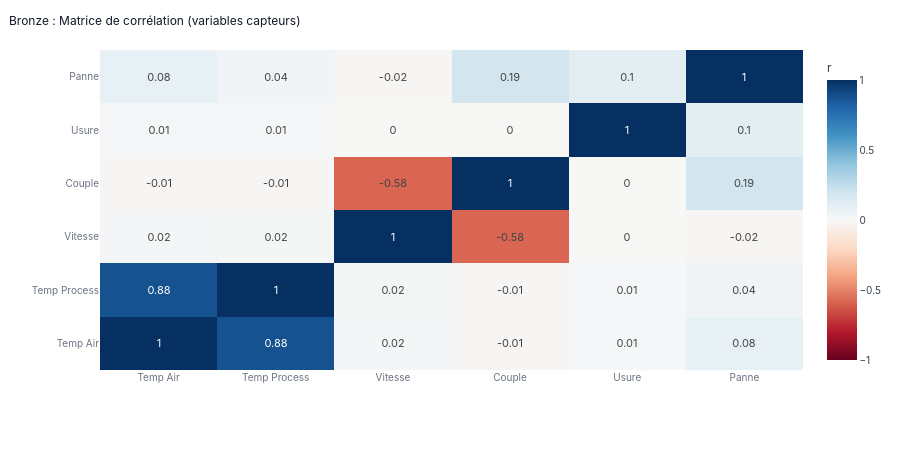

The notebook cell saved with this chart:
### Code cell
print("\n── Plot 3 : Matrice de corrélation ──")

corr_cols = ['Air temperature [K]', 'Process temperature [K]',
             'Rotational speed [rpm]', 'Torque [Nm]',
             'Tool wear [min]', 'Machine failure']
corr = df[corr_cols].corr().round(3)

labels = ['Temp Air', 'Temp Process', 'Vitesse', 'Couple', 'Usure', 'Panne']

LAYOUT_CORR = {k: v for k, v in LAYOUT.items() if k != 'margin'}

fig3 = go.Figure(go.Heatmap(
    z=corr.values,
    x=labels, y=labels,
    colorscale='RdBu',
    zmid=0, zmin=-1, zmax=1,
    text=corr.values.round(2),
    texttemplate='%{text}',
    textfont=dict(size=11),
    hovertemplate='%{y} / %{x}<br>Corrélation : %{z:.3f}<extra></extra>',
    colorbar=dict(title='r', tickfont=dict(size=10))
))

fig3.update_layout(
    **LAYOUT_CORR,
    title=dict(text='Bronze : Matrice de corrélation (variables capteurs)',
               font=dict(size=12, color='#111827'), x=0.01),
    height=450,
    margin=dict(l=100, r=20, t=50, b=80),
    xaxis=dict(tickfont=dict(size=10, color='#6b7280')),
    yaxis=dict(tickfont=dict(size=10, color='#6b7280'))
)

fig3.show()
save_fig(fig3, 'plot3_correlation')

### Figure 1 — Plotly figure (JSON) as saved in the notebook; plotly's stock layout.template omitted (floating-point values rounded to 4 significant figures)
{"data": [{"colorbar": {"tickfont": {"size": 10}, "title": {"text": "r"}}, "colorscale": [[0, "rgb(103,0,31)"], [0.1, "rgb(178,24,43)"], [0.2, "rgb(214,96,77)"], [0.3, "rgb(244,165,130)"], [0.4, "rgb(253,219,199)"], [0.5, "rgb(247,247,247)"], [0.6, "rgb(209,229,240)"], [0.7, "rgb(146,197,222)"], [0.8, "rgb(67,147,195)"], [0.9, "rgb(33,102,172)"], [1, "rgb(5,48,97)"]], "hovertemplate": "%{y} / %{x}<br>Corrélation : %{z:.3f}<extra></extra>", "text": [[1.0, 0.88, 0.02, -0.01, 0.01, 0.08], [0.88, 1.0, 0.02, -0.01, 0.01, 0.04], [0.02, 0.02, 1.0, -0.58, -0.0, -0.02], [-0.01, -0.01, -0.58, 1.0, -0.0, 0.19], [0.01, 0.01, -0.0, -0.0, 1.0, 0.1], [0.08, 0.04, -0.02, 0.19, 0.1, 1.0]], "textfont": {"size": 11}, "texttemplate": "%{text}", "type": "heatmap", "x": ["Temp Air", "Temp Process", "Vitesse", "Couple", "Usure", "Panne"], "y": ["Temp Air", "Temp Process", "Vitesse", "Couple", "Usure", "Panne"], "z": [[1.0, 0.876, 0.019, -0.013, 0.014, 0.083], [0.876, 1.0, 0.015, -0.014, 0.014, 0.037], [0.019, 0.015, 1.0, -0.583, -0.003, -0.015], [-0.013, -0.014, -0.583, 1.0, -0.003, 0.192], [0.014, 0.014, -0.003, -0.003, 1.0, 0.105], [0.083, 0.037, -0.015, 0.192, 0.105, 1.0]], "zmax": 1, "zmid": 0, "zmin": -1}], "layout": {"font": {"color": "#374151", "family": "Inter, sans-serif", "size": 11}, "height": 450, "hoverlabel": {"bgcolor": "#1f2937", "font": {"color": "#f9fafb", "size": 11}}, "margin": {"b": 80, "l": 100, "r": 20, "t": 50}, "paper_bgcolor": "#ffffff", "plot_bgcolor": "#ffffff", "title": {"font": {"color": "#111827", "size": 12}, "text": "Bronze : Matrice de corrélation (variables capteurs)", "x": 0.01}, "xaxis": {"tickfont": {"color": "#6b7280", "size": 10}}, "yaxis": {"tickfont": {"color": "#6b7280", "size": 10}}}}
